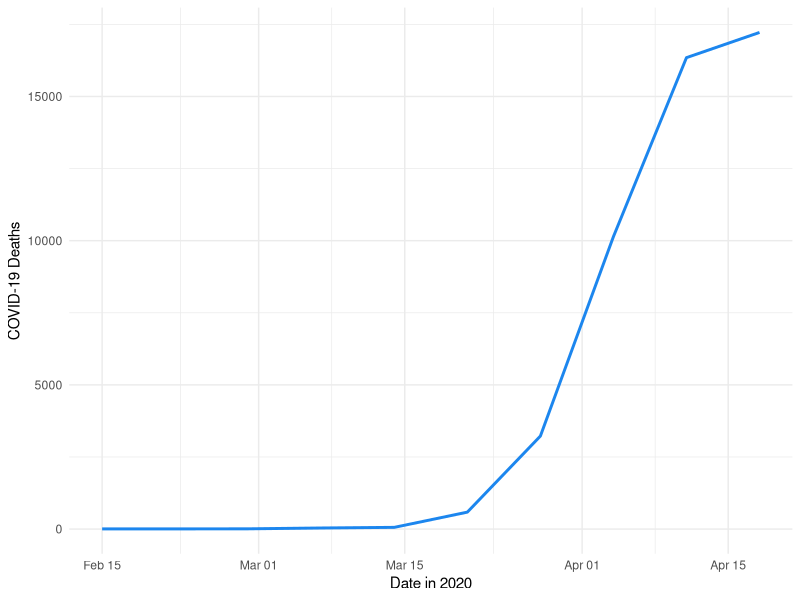
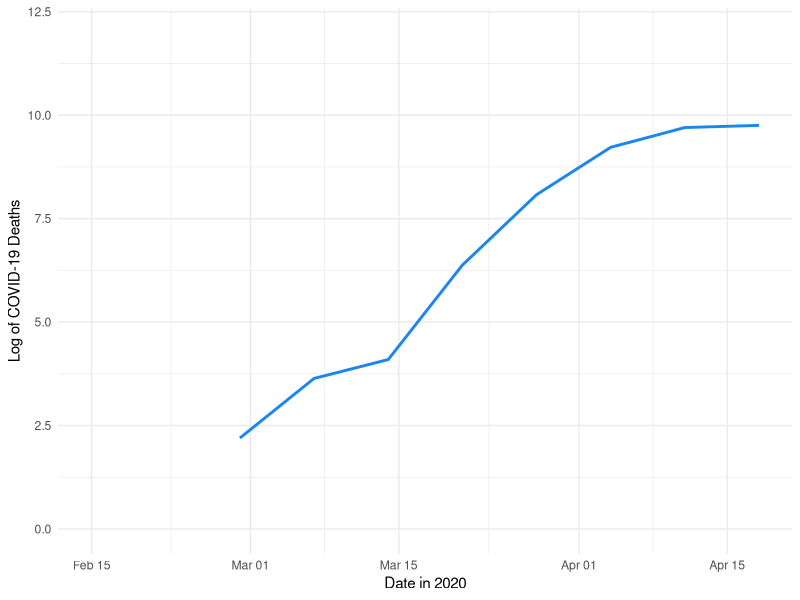
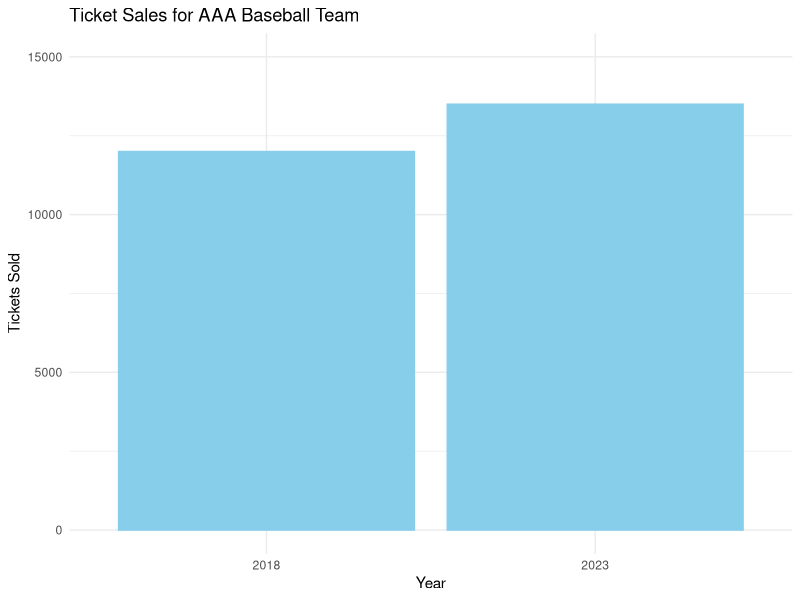
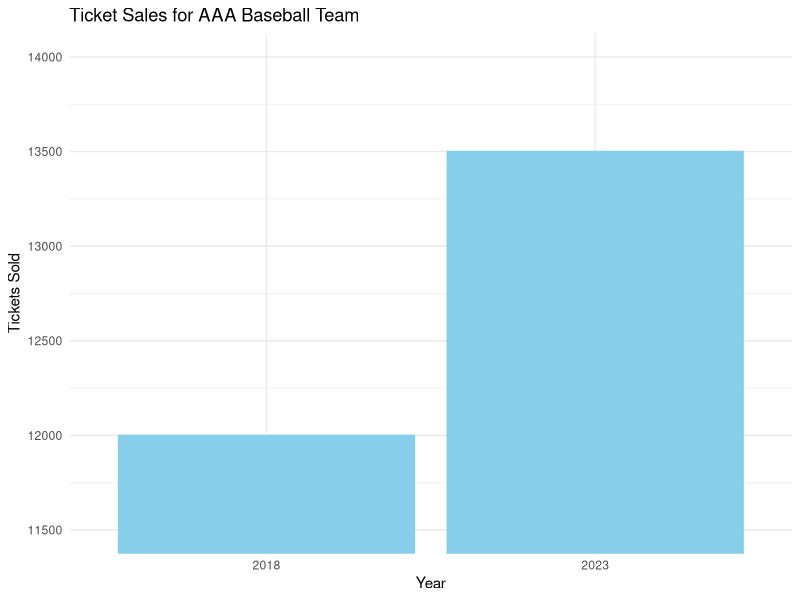
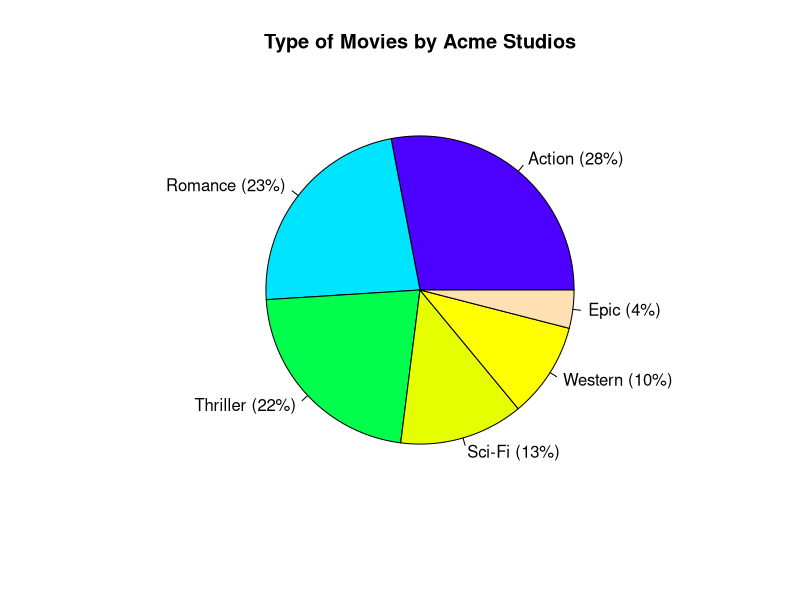
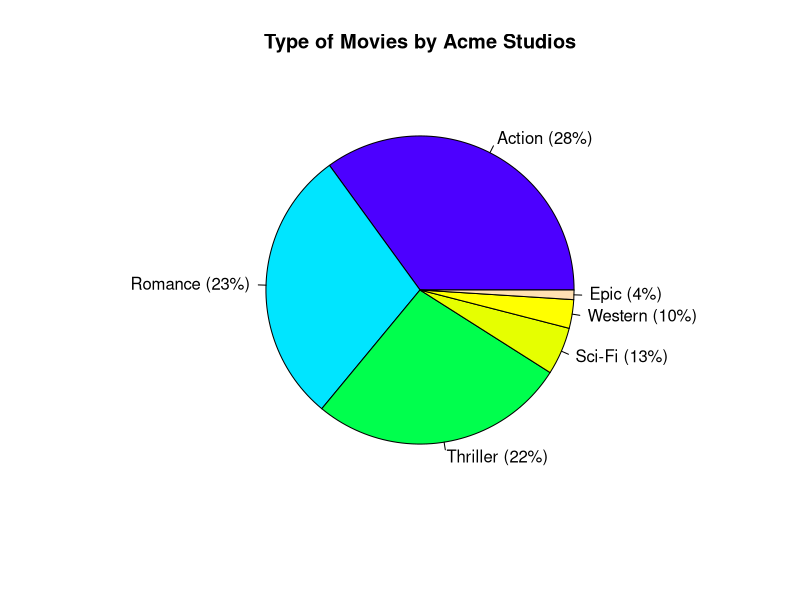

The R source for these figures, in order:
## ---- chunk 1
#| label: fig-set-up
#| echo: false
#| eval: true

# Add all necessary libraries here.
library(ggplot2)
library(dplyr)
library(knitr)
library(kableExtra)

# Datasets used.
covid <- read.csv("2020 US Covid Deaths.csv")

## ---- chunk 2
#| label: fig-covid
#| echo: false
#| eval: true
#| fig-cap: "COVID-19 deaths in the United States. Data from Febrary 9 through April 18, 2020.  Data provided by @COVIDdeaths."
#| layout-ncol: 2
#| fig-subcap: 
#|  - "Linear scale"
#|  - "logarithmic scale"
#| fig-width: 6
#| fig-height: 4


covid$End.Date <- as.Date(covid$End.Date, format = "%m/%d/%Y")

covid_filtered <- covid %>% 
  filter(End.Date >= "2020-02-09") %>%
  filter(End.Date <= "2020-04-18")

covid_filtered2 <- covid_filtered %>%
  mutate(COVID.19.Deaths = if_else(End.Date < "2020-02-29", NA, COVID.19.Deaths))

ggplot(covid_filtered, aes(x = End.Date, y = COVID.19.Deaths)) +
  geom_line(color = "dodgerblue2", size = 1) + # Line properties
  labs(
    x = "Date in 2020",
    y = "COVID-19 Deaths"
  ) +
  theme_minimal()

ggplot(covid_filtered2, aes(x = End.Date, y = log(COVID.19.Deaths))) +
  geom_line(color = "dodgerblue2", size = 1) + # Line properties
  labs(
    x = "Date in 2020",
    y = "Log of COVID-19 Deaths"
  ) +
  ylim(0, 12) +
  theme_minimal()

## ---- chunk 3
#| label: fig-topics
#| echo: false
#| eval: true
#| fig-cap: "Potential topics used for generating plots sorted into the sets outlined in the paper."

topics <- data.frame(
  Noncontroversial = c("Movies from a particular studio in a year",
              "Graduation rates at public universities", 
              "Ticket sales of  minor league baseball team",
              "Adoption rates at a pet shelter"),
  Controversial = c("Changes in unemployment rate",
           "Government spending",
           "Changes in average temperatures over time",
           "Gun deaths in a major city")
)

kable(topics)

## ---- chunk 4
#| label: fig-bar
#| echo: false
#| eval: true
#| fig-cap: "Example of a bar chart related to ticket sales of a fictional AAA baseball team in 2018 and 2023."
#| layout-ncol: 2
#| fig-subcap: 
#|  - "Control"
#|  - "Deceptive"
#| fig-width: 6
#| fig-height: 4

RubberDucks <- data.frame(
  Year = c("2018", "2023"),
  Sales = c(12000, 13500)
)

ggplot(RubberDucks, aes(x = Year, y = Sales)) +
  geom_bar(stat = "identity", color = "skyblue", fill = "skyblue") + coord_cartesian(ylim = c(0, 15000)) +
  labs(title = "Ticket Sales for AAA Baseball Team",
       x = "Year",
       y = "Tickets Sold") +
  theme_minimal()

ggplot(RubberDucks, aes(x = Year, y = Sales)) +
  geom_bar(stat = "identity", color = "skyblue", fill = "skyblue") + coord_cartesian(ylim = c(11500, 14000)) +
  labs(title = "Ticket Sales for AAA Baseball Team",
       x = "Year",
       y = "Tickets Sold") +
  theme_minimal()
## ---- chunk 5
#| label: fig-pie
#| echo: false
#| eval: true
#| fig-cap: "Example of a pie chart related to the distribution of movies by genre for a fictional movie studio."
#| layout-ncol: 2
#| fig-subcap: 
#|  - "Control"
#|  - "Deceptive"
#| fig-width: 6
#| fig-height: 4

control_movies <- data.frame(
  Genre = c("Action", 
            "Romance",
            "Thriller", 
            "Sci-Fi", 
            "Western", 
            "Epic"),
  Percentage = c(28, 23, 22, 
                 13, 10, 4)
)

deceptive_movies <- data.frame(
  Genre = c("Action", 
            "Romance",
            "Thriller", 
            "Sci-Fi", 
            "Western", 
            "Epic"),
  Percentage = c(35, 29, 27, 
                 5, 3, 1)
)

pie(control_movies$Percentage, 
    labels = paste(control_movies$Genre, 
                   " (", control_movies$Percentage, "%)", sep = ""), 
    main = "Type of Movies by Acme Studios",
    col = topo.colors(nrow(control_movies)))

pie(deceptive_movies$Percentage, 
    labels = paste(deceptive_movies$Genre, 
                   " (", control_movies$Percentage, "%)", sep = ""), 
    main = "Type of Movies by Acme Studios",
    col = topo.colors(nrow(deceptive_movies)))


## ---- chunk 6
#| label: fig-bubble
#| echo: false
#| eval: true
#| fig-cap: ""
#| layout-ncol: 2
#| fig-subcap: 
#|  - "Control"
#|  - "Deceptive"
#| fig-width: 6
#| fig-height: 4

## ---- chunk 7
#| label: fig-line
#| echo: false
#| eval: true
#| fig-cap: ""
#| layout-ncol: 2
#| fig-subcap: 
#|  - "Control"
#|  - "Deceptive"
#| fig-width: 6
#| fig-height: 4
